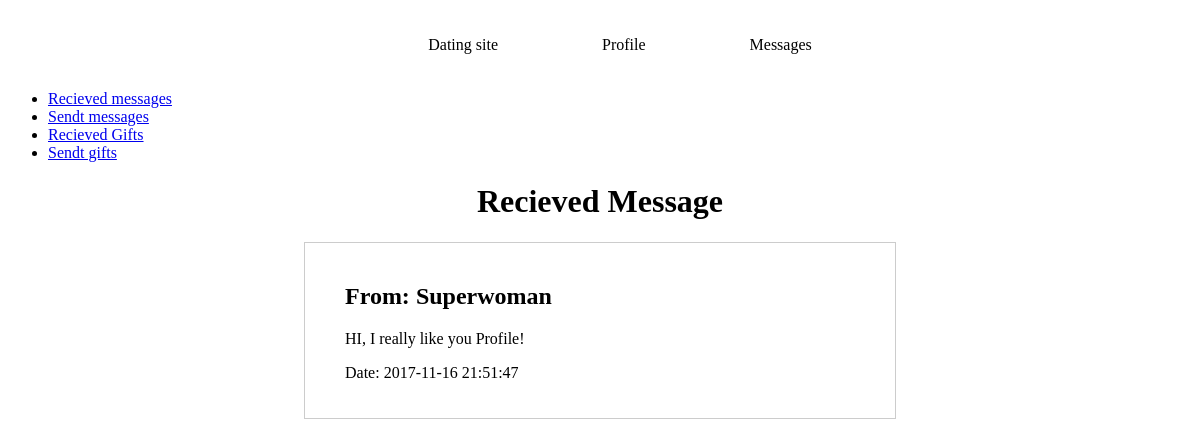
The app's page /recievedMessage.php with its own data.
### tables this page shows
CREATE TABLE `message` (
  `id` int(11) NOT NULL,
  `messageText` text NOT NULL,
  `date` timestamp NOT NULL DEFAULT CURRENT_TIMESTAMP,
  `userEmail` varchar(100) NOT NULL,
  `sender_userEmail` varchar(100) NOT NULL
);

CREATE TABLE `user` (
  `email` varchar(100) NOT NULL,
  `name` varchar(60) NOT NULL,
  `age` int(3) NOT NULL,
  `description` text NOT NULL,
  `image` varchar(100) NOT NULL,
  `likes` int(11) NOT NULL
);

### recievedMessage.php (the view, shortened to what this page needs)
<?php
include 'include/head.php';
include 'include/database.php';
include 'include/footer.php';
include 'include/messageMenu.php';
$messages = $conn->query('SELECT user.name, message.sender_userEmail, message.messageText, message.date FROM message JOIN user ON user.Email = message.sender_userEmail
')->fetchAll();
?><h1>Recieved Message</h1><?php
foreach ($messages as $message) {
  if ($message['sender_userEmail'] !== 'iceman@gmail.com'){
  ?>
  <section class="message">
    <h2>From: <?php echo $message['name']; ?></h2>
    <p><?php echo $message['messageText']; ?></p>
    <p>Date: <?php echo $message['date']; ?></p>
  </section>
  <?php
}
}
 ?>

### records on screen
message: sender_userEmail.name "Superwoman", messageText "HI, I really like you Profile!", date "2017-11-16 21:51:47"
